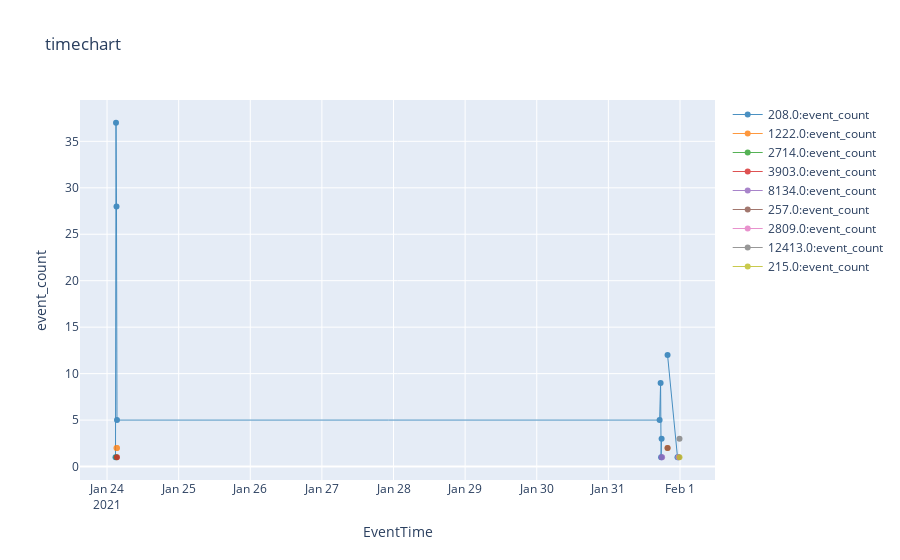

The code cell stored with this chart in its notebook:
### Markdown cell above
## Analyze Errors

### Code cell
%%kql 
AzureDiagnostics
| where OperationName == "ErrorEvent"
| extend ErrorNumber =  tostring(error_number_d) 
| summarize event_count=count() by EventTime = bin(TimeGenerated, 10m), ErrorNumber
| render timechart

### Figure 1 — Plotly figure (JSON) as saved in the notebook; plotly's stock layout.template omitted (floating-point values rounded to 4 significant figures)
{"data": [{"line": {"color": "rgb(31, 118, 179)", "width": 1}, "name": "208.0:event_count", "opacity": 0.8, "type": "scatter", "x": ["2021-01-24T02:50:00+00:00", "2021-01-24T03:00:00+00:00", "2021-01-24T03:10:00+00:00", "2021-01-24T03:20:00+00:00", "2021-01-31T17:10:00+00:00", "2021-01-31T17:30:00+00:00", "2021-01-31T17:40:00+00:00", "2021-01-31T17:50:00+00:00", "2021-01-31T18:00:00+00:00", "2021-01-31T19:50:00+00:00", "2021-01-31T23:10:00+00:00", "2021-01-31T23:30:00+00:00", "2021-01-31T23:50:00+00:00"], "y": [1, 37, 28, 5, 5, 9, 1, 3, null, 12, 1, 1, null]}, {"line": {"color": "rgb(254, 127, 14)", "width": 1}, "name": "1222.0:event_count", "opacity": 0.8, "type": "scatter", "x": ["2021-01-24T02:50:00+00:00", "2021-01-24T03:00:00+00:00", "2021-01-24T03:10:00+00:00", "2021-01-24T03:20:00+00:00", "2021-01-31T17:10:00+00:00", "2021-01-31T17:30:00+00:00", "2021-01-31T17:40:00+00:00", "2021-01-31T17:50:00+00:00", "2021-01-31T18:00:00+00:00", "2021-01-31T19:50:00+00:00", "2021-01-31T23:10:00+00:00", "2021-01-31T23:30:00+00:00", "2021-01-31T23:50:00+00:00"], "y": [null, null, 2, 2, null, null, null, null, null, 2, null, null, null]}, {"line": {"color": "rgb(44, 160, 44)", "width": 1}, "name": "2714.0:event_count", "opacity": 0.8, "type": "scatter", "x": ["2021-01-24T02:50:00+00:00", "2021-01-24T03:00:00+00:00", "2021-01-24T03:10:00+00:00", "2021-01-24T03:20:00+00:00", "2021-01-31T17:10:00+00:00", "2021-01-31T17:30:00+00:00", "2021-01-31T17:40:00+00:00", "2021-01-31T17:50:00+00:00", "2021-01-31T18:00:00+00:00", "2021-01-31T19:50:00+00:00", "2021-01-31T23:10:00+00:00", "2021-01-31T23:30:00+00:00", "2021-01-31T23:50:00+00:00"], "y": [null, null, 1, null, null, null, null, null, null, null, null, null, null]}, {"line": {"color": "rgb(214, 39, 39)", "width": 1}, "name": "3903.0:event_count", "opacity": 0.8, "type": "scatter", "x": ["2021-01-24T02:50:00+00:00", "2021-01-24T03:00:00+00:00", "2021-01-24T03:10:00+00:00", "2021-01-24T03:20:00+00:00", "2021-01-31T17:10:00+00:00", "2021-01-31T17:30:00+00:00", "2021-01-31T17:40:00+00:00", "2021-01-31T17:50:00+00:00", "2021-01-31T18:00:00+00:00", "2021-01-31T19:50:00+00:00", "2021-01-31T23:10:00+00:00", "2021-01-31T23:30:00+00:00", "2021-01-31T23:50:00+00:00"], "y": [null, null, null, 1, null, null, null, null, null, null, null, null, null]}, {"line": {"color": "rgb(147, 102, 189)", "width": 1}, "name": "8134.0:event_count", "opacity": 0.8, "type": "scatter", "x": ["2021-01-24T02:50:00+00:00", "2021-01-24T03:00:00+00:00", "2021-01-24T03:10:00+00:00", "2021-01-24T03:20:00+00:00", "2021-01-31T17:10:00+00:00", "2021-01-31T17:30:00+00:00", "2021-01-31T17:40:00+00:00", "2021-01-31T17:50:00+00:00", "2021-01-31T18:00:00+00:00", "2021-01-31T19:50:00+00:00", "2021-01-31T23:10:00+00:00", "2021-01-31T23:30:00+00:00", "2021-01-31T23:50:00+00:00"], "y": [null, null, null, null, null, null, null, 1, 1, null, null, null, null]}, {"line": {"color": "rgb(140, 86, 74)", "width": 1}, "name": "257.0:event_count", "opacity": 0.8, "type": "scatter", "x": ["2021-01-24T02:50:00+00:00", "2021-01-24T03:00:00+00:00", "2021-01-24T03:10:00+00:00", "2021-01-24T03:20:00+00:00", "2021-01-31T17:10:00+00:00", "2021-01-31T17:30:00+00:00", "2021-01-31T17:40:00+00:00", "2021-01-31T17:50:00+00:00", "2021-01-31T18:00:00+00:00", "2021-01-31T19:50:00+00:00", "2021-01-31T23:10:00+00:00", "2021-01-31T23:30:00+00:00", "2021-01-31T23:50:00+00:00"], "y": [null, null, null, null, null, null, null, null, null, 2, null, null, null]}, {"line": {"color": "rgb(227, 119, 193)", "width": 1}, "name": "2809.0:event_count", "opacity": 0.8, "type": "scatter", "x": ["2021-01-24T02:50:00+00:00", "2021-01-24T03:00:00+00:00", "2021-01-24T03:10:00+00:00", "2021-01-24T03:20:00+00:00", "2021-01-31T17:10:00+00:00", "2021-01-31T17:30:00+00:00", "2021-01-31T17:40:00+00:00", "2021-01-31T17:50:00+00:00", "2021-01-31T18:00:00+00:00", "2021-01-31T19:50:00+00:00", "2021-01-31T23:10:00+00:00", "2021-01-31T23:30:00+00:00", "2021-01-31T23:50:00+00:00"], "y": [null, null, null, null, null, null, null, null, null, null, null, 1, null]}, {"line": {"color": "rgb(127, 127, 127)", "width": 1}, "name": "12413.0:event_count", "opacity": 0.8, "type": "scatter", "x": ["2021-01-24T02:50:00+00:00", "2021-01-24T03:00:00+00:00", "2021-01-24T03:10:00+00:00", "2021-01-24T03:20:00+00:00", "2021-01-31T17:10:00+00:00", "2021-01-31T17:30:00+00:00", "2021-01-31T17:40:00+00:00", "2021-01-31T17:50:00+00:00", "2021-01-31T18:00:00+00:00", "2021-01-31T19:50:00+00:00", "2021-01-31T23:10:00+00:00", "2021-01-31T23:30:00+00:00", "2021-01-31T23:50:00+00:00"], "y": [null, null, null, null, null, null, null, null, null, null, null, null, 3]}, {"line": {"color": "rgb(188, 189, 33)", "width": 1}, "name": "215.0:event_count", "opacity": 0.8, "type": "scatter", "x": ["2021-01-24T02:50:00+00:00", "2021-01-24T03:00:00+00:00", "2021-01-24T03:10:00+00:00", "2021-01-24T03:20:00+00:00", "2021-01-31T17:10:00+00:00", "2021-01-31T17:30:00+00:00", "2021-01-31T17:40:00+00:00", "2021-01-31T17:50:00+00:00", "2021-01-31T18:00:00+00:00", "2021-01-31T19:50:00+00:00", "2021-01-31T23:10:00+00:00", "2021-01-31T23:30:00+00:00", "2021-01-31T23:50:00+00:00"], "y": [null, null, null, null, null, null, null, null, null, null, null, null, 1]}], "layout": {"showlegend": true, "title": {"text": "timechart"}, "xaxis": {"autorange": true, "title": {"text": "EventTime"}, "type": "date"}, "yaxis": {"ticksuffix": "", "title": {"text": "event_count"}, "type": "linear"}}}
